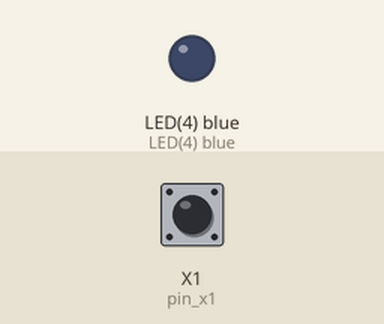
The program below on a simulated pyboard running MicroPython. Shown: output pins drawn as LEDs (lit = HIGH). The test bench sets the inputs (shaded band); at power-on: X1 (pin_x1) LOW.

Above: at 1.2 s.
1.3 s: X1 (pin_x1) pulled HIGH for 0.15 s
At 1.39 s:
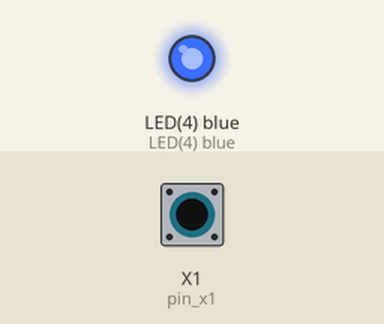
2.9 s: X1 (pin_x1) pulled HIGH for 3.2 s
At 7.2 s:
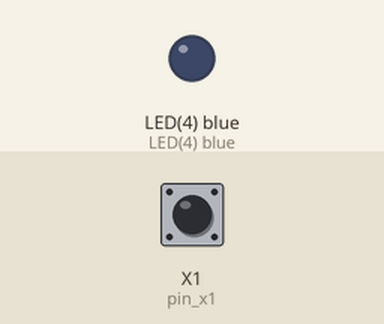
Timing chart, 0 to 8.7 s (numbered marks = the images above; inputs shaded):
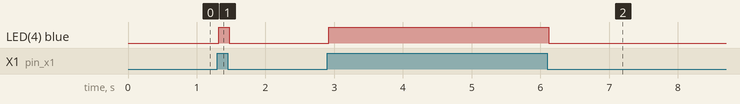

The program:

main.py
```python
import pyb

def wait_pin_change(pin):
    # wait for pin to change value
    # it needs to be stable for a continuous 20ms
    cur_value = pin.value()
    active = 0
    while active < 20:
        if pin.value() != cur_value:
            active += 1
        else:
            active = 0
        pyb.delay(1)

pin_x1 = pyb.Pin('X1', pyb.Pin.IN, pyb.Pin.PULL_DOWN)
while True:
    wait_pin_change(pin_x1)
    pyb.LED(4).toggle()
```

Measured:
- after the input at 1.3 s, LED(4) blue: LOW → HIGH at once, → LOW 0.15 s later
- after the input at 2.9 s, LED(4) blue: LOW → HIGH at once, → LOW 3.2 s later
